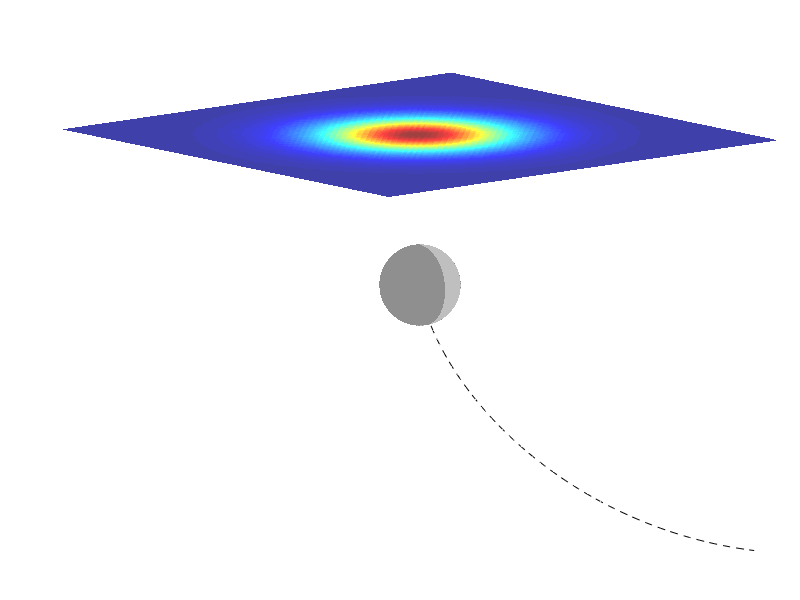

Recreate this plot in MATLAB. (Note: this script raises an error after producing the figure.)
% Create dipole field from sphere and plot vectors

clear all 
close all

addpath ..\arrow3

work_dir = 'C:\Users\dominiquef.MIRAGEOSCIENCE\Dropbox\UBC\ResearchDomFournier\General\Figures';

%% Create grid points

xx = -1.25:0.02:1.25; nx = length(xx);
yy = -1.25:0.02:1.25; ny = length(yy);
zz = 0.75;

[XX,YY] = ndgrid(xx,yy);
ZZ = ones(size(XX))*zz;

mcell = nx * ny;

vl = 1e-3;

%% Formula for dipole field in cartesian coordinates
I = 0;
D = 90 ;

dpr = 0.2; % Dipole radius

Ptmi = [(sind(I) * cosd(D)) (sind(I) * sind(D)) cosd(I)];

% bx = @(p,tt,pp,r) 3*p./r.^3.* sin(pp+dphi).*cos(pp+dphi).*cos(tt+dtheta);
% by = @(p,tt,pp,r) 3*p./r.^3.* sin(pp+dphi).*cos(pp+dphi).*sin(tt+dtheta);
% bz = @(p,tt,pp,r) 3*p./r.^3.* (cos(pp+dphi).^2 - 1/3);

% Coordinate-free
b = @(p,uu,rr,r,N) p*spdiags(1./r(:).^3,0,N,N) * ( 3 * spdiags(sum(uu.*rr,2),0,N,N) * rr - uu );

% Compute distances and angles for dipole at the origin
% r2D = sqrt( XX.^2 + YY.^2 );
lrl = sqrt( XX.^2 + YY.^2 + ZZ.^2 );

r = spdiags(1./lrl(:) , 0 , mcell ,mcell ) * [XX(:) YY(:) ZZ(:)];

Rx = [1 0 0;
      0 cosd(I) -sind(I);
      0 sind(I) cosd(I)];

Rz = [cosd(D) -sind(D) 0;
      sind(D) cosd(D) 0;
      0 0 1];
  
u = Rz * Rx * [0;0;1];
u = kron(ones(mcell,1),u');

B = b(-15,u,r,lrl,mcell);
% Compute phi angle
% phi = asin(r2D./r3D+1e-8);

% Compute theta angle
% theta = atan(YY./(XX + 1e-8));

% theta(XX < 0 ) = theta(XX < 0 ) + pi;
% theta(XX >= 0 & YY <= 0 ) = theta(XX >= 0 & YY <= 0 ) + 2*pi;
% Project field onto inducing

Btmi = -Ptmi * B';

% Compute field
Bx = reshape( B(:,1) , nx ,ny );
By = reshape( B(:,2) , nx ,ny );
Bz = reshape( B(:,3) , nx ,ny );
Btmi = reshape( Btmi , nx ,ny );


% Plot frame with dipole sphere
dphi = -pi/2:0.05:pi/2;
dtta = -pi:0.05:pi;

[dP,dT] = ndgrid(dphi,dtta);

% Compute XYZ coordinates from lon-lat
x = dpr*cos(dT).*cos(dP); nx =length(dphi);
y = dpr*sin(dT).*cos(dP); ny =length(dtta);
z = dpr*sin(dP);

mcell =  nx*ny;

lrl = sqrt(x.^2 + y.^2 + z.^2);
r = spdiags(1./lrl(:) , 0 , mcell ,mcell ) * [x(:) y(:) z(:)];

u = Rz * Rx * [0;0;1];
u = kron(ones(mcell,1),u');

b_sph = b(-3,u,r,lrl,mcell);
b_sph = reshape(sum(b_sph.^2,2).^0.5,nx,ny);
% reshape

set(figure, 'Position', [50 25 800 600]);
axes('Position',[-0.1 -.1 1.25 1.25]);
surf(x,y,z,b_sph*-100,'EdgeColor','none','FaceColor','k','FaceAlpha',0.25);
% alpha(0.25)
view([-130 10])
shading INTERP
axis equal
set(gca,'Visible','off');
hold on

% surf(x-0.5,y-0.5,z-0.25,b_sph/10,'EdgeColor','none','FaceColor','k','FaceAlpha',0.1);

% Create surface with b-field on surface
h = surface(XX,YY,ZZ,Btmi,'EdgeColor','none','FaceAlpha',0.75);

caxis([min(Btmi(:))*2 max(Btmi(:))]) 
colormap([0 0 0;jet])

axis([-1.5 1.5 -1.5 1.5 -1.5 1.5])
% Plot axis
% plot3([0 0],[0 0],[-0.5 1.5],'k')
% plot3([-1 1],[0 0],[0 0],'k')
% plot3([0 0],[-1 1],[0 0],'k')

% text(0,0,-0.5,'Z', 'interpreter', 'latex','FontSize',14,'HorizontalAlignment','center','VerticalAlignment','top')

% text(-1,0,0,'X', 'interpreter', 'latex','FontSize',14,'HorizontalAlignment','left','VerticalAlignment','middle')

% text(0,-1,0,'Y', 'interpreter', 'latex','FontSize',14,'HorizontalAlignment','left','VerticalAlignment','middle')
% Add observation location
% quiver3(-0.85,-0.35,zz,0.85,0.35,-zz,'k','LineWidth',2,'MaxHeadSize',0.25,'AutoScale','off')
% scatter3(-0.85,-0.35,zz+0.01,100,'r^','MarkerFaceColor','w','LineWidth',2)
% text(-0.85,-0.35,zz+0.1,'$\vec b$', 'interpreter', 'latex','Color','w','FontSize',16,'HorizontalAlignment','left','VerticalAlignment','middle')
% text(-0.5,-0.25,zz/2,'$\vec r$', 'interpreter', 'latex','FontSize',14,'HorizontalAlignment','left','VerticalAlignment','middle')
% text(0,1,0,'Obs', 'interpreter', 'latex','FontSize',14,'HorizontalAlignment','right','VerticalAlignment','middle')
%% Seed the sphere with monopoles and trace the field lines
% Plot frame with dipole sphere
% dphi = ([0 20 180]+I)*pi/180 ;
% dtta = [-45 0 45]*pi/180;

dphi = ([-105 -90 -75 0:15:180])*pi/180 ;
dtta = [45]*pi/180;

[dP,dT] = ndgrid(dphi,dtta);

% Compute XYZ coordinates from lon-lat
x = (dpr+0.01)*cos(dT(:)).*cos(dP(:)); nx =length(x);
y = (dpr+0.01)*sin(dT(:)).*cos(dP(:)); ny =length(y);
z = (dpr+0.01)*sin(dP(:));

mcell =  nx;

u = Rz * Rx * [0;0;1]; u = u';
dl = 0.025;

for ii = 1 : mcell
    
    x_in = x(ii);
    y_in = y(ii);
    z_in = z(ii);
    
    lrl = sqrt(x_in.^2 + y_in.^2 + z_in.^2);
    jj = 0;
    
%     plot3(x_in,y_in,z_in, 'ro','MarkerSize',5)
    
    ll = 0;
    flag = 1;
    
    while abs(lrl) > 0.2 && ll < 2 
        jj = jj + 1;
        
        lrl = sqrt(x_in(jj).^2 + y_in(jj).^2 + z_in(jj).^2);
        r = [x_in(jj) y_in(jj) z_in(jj)] / lrl;

        b_temp = b(-1,u,r,lrl,1);
        b_temp = b_temp/norm(b_temp);
        
        x_in = [x_in x_in(end) - flag * dl*b_temp(1)];
        y_in = [y_in y_in(end) - flag * dl*b_temp(2)];
        z_in = [z_in z_in(end) - flag * dl*b_temp(3)];
        
        lrl = sqrt(x_in(end).^2 + y_in(end).^2 + z_in(end).^2);
        
        if jj==1 &&  lrl < 0.2
            
            flag = -1;
            x_in(end) = x_in(jj) - flag * dl*b_temp(1);
            y_in(end) = y_in(jj) - flag * dl*b_temp(2);
            z_in(end) = z_in(jj) - flag * dl*b_temp(3);
            lrl = sqrt(x_in(end).^2 + y_in(end).^2 + z_in(end).^2);
        end
            
        ll = ll + dl;
               
%         if (z_in(end) > zz && z_in(end-1) < zz) || jj == 1
%             
%             quiver3(x_in(end-1),y_in(end-1),z_in(end-1),0.1*b_temp(1),0.1*b_temp(2),0.1*b_temp(3),'k','LineWidth',2,'MaxHeadSize',5);
%         end
        
    end
    
    
    
    if length(x_in)>1 %&& ll > 0.1
    temp = round(length(x_in) / 2);
    dl_temp = 2*[x_in(temp) - x_in(temp+1) y_in(temp) - y_in(temp+1) z_in(temp) - z_in(temp+1)];
%     arrow3([x_in(end-1) y_in(end-1) z_in(end-1)],[x_in(end-1)+vl*b_temp(1) y_in(end-1)+vl*b_temp(2) z_in(end-1)+vl*b_temp(3)],'k',1,2,'cone');

    plot3(x_in,y_in,z_in, 'k--','LineWidth',0.25)
        if flag==-1
            
            arrow3([x_in(temp) y_in(temp) z_in(temp)],[x_in(temp+1)-x_in(temp) y_in(temp+1)-y_in(temp) z_in(temp+1)-z_in(temp)],'k',0.75,1.5,'cone');

        else
            
            arrow3([x_in(temp) y_in(temp) z_in(temp)],[x_in(temp-1)-x_in(temp) y_in(temp-1)-y_in(temp) z_in(temp-1)-z_in(temp)],'k',0.75,1.5,'cone');

        end
    end
    
end

%% Plot amplitude of field for a range of inclination
% Formula for dipole field in cartesian coordinates
% set(figure(2), 'Position', [50 25 1000 800]);
% set(figure(3), 'Position', [50 25 1000 800]);
set(figure(2), 'Position', [50 25 1000 500]);
xx = -1.25:0.05:1.25; nx = length(xx);
yy = -1.25:0.05:1.25; ny = length(yy);
zz = 0.75;

[XX,YY] = ndgrid(xx,yy);
ZZ = ones(size(XX))*zz;

mcell = nx * ny;

peak = zeros(6,1);

b_mat = [];
% figure(2)

for ii = 1 : 24
I = 0 + 15*(ii-1);
D = 90 ;
% bx = @(p,tt,pp,r) 3*p./r.^3.* sin(pp+dphi).*cos(pp+dphi).*cos(tt+dtheta);
% by = @(p,tt,pp,r) 3*p./r.^3.* sin(pp+dphi).*cos(pp+dphi).*sin(tt+dtheta);
% bz = @(p,tt,pp,r) 3*p./r.^3.* (cos(pp+dphi).^2 - 1/3);

% Coordinate-free

% Compute distances and angles for dipole at the origin
% r2D = sqrt( XX.^2 + YY.^2 );

lrl = sqrt( XX.^2 + YY.^2 + ZZ.^2 );

r = spdiags(1./lrl(:) , 0 , mcell ,mcell ) * [XX(:) YY(:) ZZ(:)];

Rx = [1 0 0;
      0 cosd(I) -sind(I);
      0 sind(I) cosd(I)];

Rz = [cosd(D) -sind(D) 0;
      sind(D) cosd(D) 0;
      0 0 1];
  
u = Rz * Rx * [0;0;1];
u = kron(ones(mcell,1),u');

B = b(-15,u,r,lrl,mcell);


lBl = ( sum(B.^2,2) ).^0.5;

peak(ii) = max(lBl);



lBl = reshape(lBl,length(xx),length(yy));

lbl = lBl(:,26);
b_mat = [b_mat lbl];

Bx = reshape(B(:,3),nx,ny);
bx = Bx(:,26);



% figure(3)
% % plot(xx,lBl(26,:));hold on
% maxB = max(lbl);
% plot(xx,lbl,'b');hold on
% text(xx(lbl==maxB),maxB,['I=' num2str(I)],'HorizontalAlignment','center','VerticalAlignment','bottom','FontSize',16,'BackgroundColor','w');
% 
% figure(4)
% maxBx = max(bx);
% plot(xx,bx,'b');hold on
% temp = xx(bx==maxBx);
% text(temp(1),maxBx,['I=' num2str(I)],'HorizontalAlignment','center','VerticalAlignment','bottom','FontSize',16,'BackgroundColor','w');

% figure(2)
axes('Position',[0.5 0.5 0.35 0.35]);
aa = surf(xx,yy,lBl);
axis tight
zlim([0 80]);
view([45 60]);
drawnow
title('|B|')
grid off

% figure
axes('Position',[0.1 .5 0.35 0.35]);
surf(xx+max(xx),yy,reshape(B(:,1),nx,ny));
axis tight
view([45 60]);
zlim([-75 75]);
title('Bx')
grid off

axes('Position',[0.5 .05 0.35 0.35]);
surf(xx+max(xx),yy,reshape(B(:,2),nx,ny));
axis tight
view([45 60]);
zlim([-75 75]);
title('By')
grid off

axes('Position',[0.1 .05 0.35 0.35]);
surf(xx+max(xx),yy,reshape(B(:,3),nx,ny));
axis tight
view([45 60]);
zlim([-75 75]);
title('Bz')
grid off

% axes('Position',[0.5 .0 0.5 0.5]);
% dpl = [cosd(I) -sind(I);sind(I) cosd(I)]*[0;1];

% arrow3([-dpl(1) -dpl(2) 0],[dpl(1) dpl(2) 0],'k',0.1,.5)
% axis([-5 5 -5 5 -5 5])
% axis equal square
% grid off
% view([45 45]);
% set(gca,'XTickLabel',[])
% subplot(4,7,ii+14)
% imagesc(xx,yy,reshape(B(:,2),nx,ny));
% axis equal tight
% 
% subplot(4,7,ii+21)
% imagesc(xx,yy,reshape(B(:,3),nx,ny));
% axis equal tight


frame = getframe(figure(2));
im = frame2im(frame);
[imind,cm] = rgb2ind(im,256);
if ii == 1;
  imwrite(imind,cm,[work_dir '\field.gif'],'gif', 'Loopcount',inf,'DelayTime',0.1);
else
  imwrite(imind,cm,[work_dir '\field.gif'],'gif','WriteMode','append','DelayTime',0.1);
end
      
% close(figure(2))
end

figure(3)
plot(xx,max(b_mat'),'r');hold on
axis tight
grid on

figure(4)
axis tight
grid on